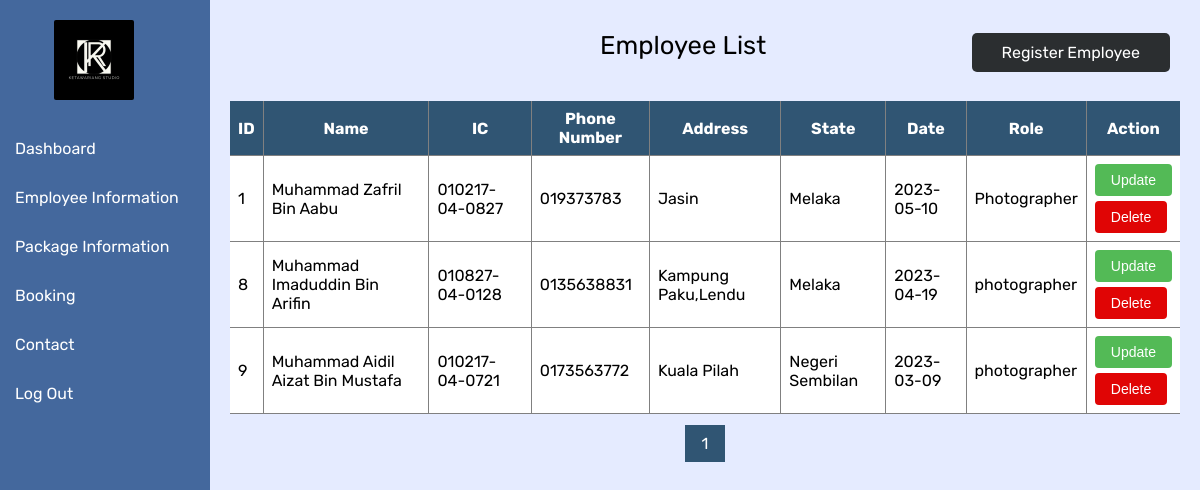
The app's page /admin-emp_info.php (signed in) with its own data.
### tables this page shows
CREATE TABLE `employee` (
  `id` int(11) NOT NULL,
  `Emp_name` varchar(50) NOT NULL,
  `Emp_ic` varchar(50) NOT NULL,
  `Emp_phonenum` varchar(40) NOT NULL,
  `Emp_addr` varchar(250) NOT NULL,
  `Emp_state` varchar(50) NOT NULL,
  `Emp_date` date NOT NULL,
  `role` varchar(20) DEFAULT NULL
);

### admin-emp_info.php (the view, shortened to what this page needs)
<?php
include 'connect.php';
$limit = 6;
$page = isset($_GET['page']) ? $_GET['page'] : 1;
$offset = ($page - 1) * $limit;
$totalEmployeesQuery = "SELECT COUNT(*) AS total FROM employee";
$totalEmployeesResult = mysqli_query($conn, $totalEmployeesQuery);
$totalEmployeesRow = mysqli_fetch_assoc($totalEmployeesResult);
$totalEmployees = $totalEmployeesRow['total'];
$totalPages = ceil($totalEmployees / $limit);
$sql = "SELECT * FROM employee LIMIT $limit OFFSET $offset";
$result = mysqli_query($conn, $sql);
?>
<!DOCTYPE html>
<html>
<head>
    <link rel="stylesheet" type="text/css" href="style\admin-emp_info.css?v=<?php echo time(); ?>">
</head>
<body>
    <nav>
        <ul>
            <div class="logo">
                <img src="images\logo company.jpg" alt="Logo">
            </div>
            <li><a href="admin-dashboard.php" class="active">Dashboard</a></li>
            <li><a href="admin-emp_info.php">Employee Information</a></li>
            <li><a href="admin-listpackage_info.php">Package Information</a></li>
            <li><a href="admin-listbooking.php">Booking</a></li>
            <li><a href="admin-contact.php">Contact</a></li>
            <li><a href="logout.php">Log Out</a></li>
        </ul>
    </nav>
    <div class="header-container">
        <h2>Employee List</h2>
        <div class="register-button">
            <a href="admin-register_emp.php">Register Employee</a>
        </div>
    </div>
    <div class="container">
        <table>
            <thead>
                <tr>
                    <th>ID</th>
                    <th>Name</th>
                    <th>IC</th>
                    <th>Phone Number</th>
                    <th>Address</th>
                    <th>State</th>
                    <th>Date</th>
                    <th>Role</th>
                    <th>Action</th>
                </tr>
            </thead>
            <tbody>
                <?php while ($row = mysqli_fetch_assoc($result)) { ?>
                    <tr>
                        <td><?php echo $row['id']; ?></td>
                        <td><?php echo $row['Emp_name']; ?></td>
                        <td><?php echo $row['Emp_ic']; ?></td>
                        <td><?php echo $row['Emp_phonenum']; ?></td>
                        <td><?php echo $row['Emp_addr']; ?></td>
                        <td><?php echo $row['Emp_state']; ?></td>
                        <td><?php echo $row['Emp_date']; ?></td>
                        <td><?php echo $row['role']; ?></td>
                        <td>
                            <form method="post" action="admin-updateform_emp.php?id=<?php echo $row['id']; ?>">
                                <button type="submit" name="update" id="update">Update</button>
                            </form>
                            <form method="post" action="admin-emp_info.php" onsubmit="return confirmDelete();">
                                <button type="submit" name="delete" id="delete">Delete</button>
                            </form>
                        </td>
                    </tr>
                <?php } ?>
            </tbody>
        </table>
        <div class="pagination">
            <?php for ($i = 1; $i <= $totalPages; $i++) { ?>
                <a href="?page=<?php echo $i; ?>" <?php if ($i == $page) echo 'class="active"'; ?>><?php echo $i; ?></a>
            <?php } ?>
        </div>
    </div>
</body>
</html>

### style/admin-emp_info.css (style rules this page uses)
body { margin: 0; padding: 0; background-color: #e5ebff; font-family: 'Rubik', sans-serif; }
nav { width: 210px; background-color: #44689d; height: 100vh; position: fixed; left: 0; top: 0; }
nav ul { list-style-type: none; margin: 0; padding: 0; }
nav ul li { margin: 0; padding: 0; }
nav ul li a { display: block; color: #fff; text-decoration: none; padding: 15px; font-weight: 400; }
.logo { padding: 20px; margin-left: 34px; }
.logo img { width: 80px; border-radius: 2px; }
.container { margin-left: 210px; padding: 20px; }
table { width: 100%; border-collapse: collapse; background-color: #fff; }
th, td { padding: 8px; text-align: left; border-bottom: 1px solid grey; }
th { background-color: #305573; color: #fff; text-align: center; }
#update { background-color: #53ba56; border: none; color: white; padding: 8px 16px; text-align: center; text-decoration: none; display: inline-block; font-size: 14px; border-radius: 4px; cursor: pointer; margin-bottom: 5px; }
#delete { background-color: rgb(224, 5, 5); border: none; color: white; padding: 8px 16px; text-align: center; text-decoration: none; display: inline-block; font-size: 14px; border-radius: 4px; cursor: pointer; }
th:not(:last-child), td:not(:last-child) { border-right: 1px solid grey; }
.pagination { margin-top: 20px; text-align: center; }
.pagination a { color: #305573; padding: 8px 16px; text-decoration: none; transition: background-color 0.3s; border: 1px solid #305573; margin: 0 4px; }
.pagination a.active { background-color: #305573; color: white; }
.register-button { display: flex; justify-content: flex-end; margin-top: 24px; margin-right: 30px; }
.register-button a { display: inline-block; padding: 10px 30px; background: #2b2e30; color: #fff; border-radius: 5px; text-decoration: none; cursor: pointer; }
.header-container { display: flex; justify-content: space-between; align-items: center; }
.header-container h2 { margin-left: 50%; font-weight: normal; margin-top: 30px; font-size: 1.6em; }

### records on screen
employee: id "1", Emp_name "Muhammad Zafril Bin Aabu", Emp_ic "010217-04-0827", Emp_phonenum "019373783", Emp_addr "Jasin", Emp_state "Melaka", Emp_date "2023-05-10", role "Photographer"
employee: id "8", Emp_name "Muhammad Imaduddin Bin Arifin", Emp_ic "010827-04-0128", Emp_phonenum "0135638831", Emp_addr "Kampung Paku,Lendu", Emp_state "Melaka", Emp_date "2023-04-19", role "photographer"
employee: id "9", Emp_name "Muhammad Aidil Aizat Bin Mustafa", Emp_ic "010217-04-0721", Emp_phonenum "0173563772", Emp_addr "Kuala Pilah", Emp_state "Negeri Sembilan", Emp_date "2023-03-09", role "photographer"
